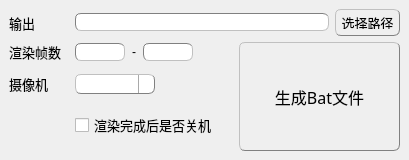
<?xml version="1.0" encoding="UTF-8"?>
<ui version="4.0">
 <class>BeathRender</class>
 <widget class="QMainWindow" name="BeathRender">
  <property name="geometry">
   <rect>
    <x>0</x>
    <y>0</y>
    <width>409</width>
    <height>160</height>
   </rect>
  </property>
  <property name="minimumSize">
   <size>
    <width>409</width>
    <height>160</height>
   </size>
  </property>
  <property name="maximumSize">
   <size>
    <width>409</width>
    <height>160</height>
   </size>
  </property>
  <property name="windowTitle">
   <string>MainWindow</string>
  </property>
  <property name="styleSheet">
   <string notr="true">QMainWindow{
	background-color: qlineargradient(spread:pad, x1:0, y1:0, x2:0, y2:1, 
                                      stop:0 rgba(20, 20, 20, 255), 
                                      stop:0.1 rgba(60, 60, 60, 255), 
                                      stop:0.9 rgba(60, 60, 60, 255), 
                                      stop:1 rgba(40, 40, 40, 255));
	
}

QTabWidget::pane { /* The tab widget frame */
    border-top: 1px solid gray;
	position: absolute;
	top: -0.1em;
}

QTabWidget::tab-bar {
    alignment: center;
}

/* Style the tab using the tab sub-control. Note that
    it reads QTabBar _not_ QTabWidget */
QTabBar::tab {
    background: qlineargradient(spread:pad, x1:0, y1:0, x2:0, y2:1, 
                                stop:0 rgba(140, 140, 140, 255), 
                                stop:0.3 rgba(50, 50, 50, 255), 
                                stop:1 rgba(80, 80, 80, 255));
    border: 1px solid gray;
    border-bottom-color: grey; /* same as the pane color */
    border-top-left-radius: 6px;
    border-top-right-radius: 6px;
	padding: 0px 20px;
}

QTabBar::tab:selected, QTabBar::tab:hover {
    background: qlineargradient(spread:pad, x1:0, y1:0, x2:0, y2:1, 
                                stop:0 rgba(140, 140, 140, 255), 
                                stop:0.3 rgba(60, 60, 60, 255), 
                                stop:1 rgba(100, 100, 100, 255));
}

QTabBar::tab:!selected {
    margin-top: 2px; /* make non-selected tabs look smaller */
}

QSlider::groove:horizontal {
    border: 1px solid #999999;
	border-style: inset;
    height: 10px; /* the groove expands to the size of the slider by default. by giving it a height, it has a fixed size */
    background: qlineargradient(spread:pad, x1:0, y1:0, x2:0, y2:1, 
                                stop:0 rgba(20, 20, 20, 255), 
                                stop:0.3 rgba(40, 40, 40, 255), 
                                stop:1 rgba(50, 50, 50, 255));
    margin: 2px 0;
}

QSlider::handle:horizontal {
    background: qlineargradient(spread:pad, x1:0, y1:0, x2:0, y2:1, 
                                stop:0 rgba(140, 140, 140, 255), 
                                stop:0.3 rgba(80, 80, 80, 255), 
                                stop:1 rgba(100, 100, 100, 255));
    border: 1px solid gray;
	border-style: outset;
    width: 15px;
    margin: -10px 0; /* handle is placed by default on the contents rect of the groove. Expand outside the groove */
    border-radius: 6px;
}

QListWidget {
    border: 1px solid gray;
    border-radius: 6px;
	border-style: inset;
    background: qlineargradient(spread:pad, x1:0, y1:0, x2:0, y2:1, 
                                stop:0 rgba(20, 20, 20, 255), 
                                stop:0.3 rgba(40, 40, 40, 255), 
                                stop:1 rgba(50, 50, 50, 255));
    selection-background-color: black;
}

QLineEdit {
    border: 1px solid gray;
    border-radius: 6px;
	border-style: inset;
    background: qlineargradient(spread:pad, x1:0, y1:0, x2:0, y2:1, 
                                stop:0 rgba(20, 20, 20, 255), 
                                stop:0.3 rgba(40, 40, 40, 255), 
                                stop:1 rgba(50, 50, 50, 255));
    selection-background-color: black;
}

QComboBox{
	border: 1px solid gray;
	border-style: outset;
    border-radius: 6px;
	background-color: qlineargradient(spread:pad, x1:0, y1:0, x2:0, y2:1, 
                                      stop:0 rgba(140, 140, 140, 255), 
                                      stop:0.3 rgba(50, 50, 50, 255), 
                                      stop:1 rgba(80, 80, 80, 255));
}

QComboBox::drop-down {
    subcontrol-origin: padding;
    subcontrol-position: top right;

    border-left-width: 1px;
    border-left-color: darkgray;
    border-left-style: solid; /* just a single line */
    border-top-right-radius: 3px; /* same radius as the QComboBox */
    border-bottom-right-radius: 3px;
}

QComboBox:!editable:on, QComboBox::drop-down:editable:on{
	background: qlineargradient(x1: 0, y1: 0, x2: 0, y2: 1,
                                stop:0 rgba(20, 20, 20, 255), 
                                stop:0.3 rgba(40, 40, 40, 255), 
                                stop:1 rgba(50, 50, 50, 255));
}

QComboBox QAbstractItemView {
    border: 1px solid grap;
    selection-background-color: black;
}

QPushButton{
	background-color: qlineargradient(spread:pad, x1:0, y1:0, x2:0, y2:1, 
                                      stop:0 rgba(140, 140, 140, 255), 
                                      stop:0.3 rgba(50, 50, 50, 255), 
                                      stop:1 rgba(70, 70, 70, 255));
	border-style: outset;
	border-width: 1px;
	border-radius: 6px;
	border-color: gray;
	padding: 6px;
}

QPushButton:hover{
	background-color: qlineargradient(spread:pad, x1:0, y1:0, x2:0, y2:1, 
                                      stop:0 rgba(140, 140, 140, 255), 
                                      stop:0.3 rgba(60, 60, 60, 255), 
                                      stop:1 rgba(100, 100, 100, 255));
}

QPushButton:pressed{
	background-color: qlineargradient(spread:pad, x1:0, y1:0, x2:0, y2:1, 
                                      stop:0 rgba(40, 40, 40, 255), 
                                      stop:0.3 rgba(50, 50, 50, 255), 
                                      stop:1 rgba(70, 70, 70, 255));
	border-style: inset;
}</string>
  </property>
  <widget class="QWidget" name="centralwidget">
   <layout class="QGridLayout" name="gridLayout">
    <item row="0" column="0">
     <layout class="QFormLayout" name="formLayout">
      <property name="fieldGrowthPolicy">
       <enum>QFormLayout::AllNonFixedFieldsGrow</enum>
      </property>
      <property name="labelAlignment">
       <set>Qt::AlignRight|Qt::AlignTrailing|Qt::AlignVCenter</set>
      </property>
      <item row="0" column="0">
       <widget class="QLabel" name="label">
        <property name="minimumSize">
         <size>
          <width>60</width>
          <height>0</height>
         </size>
        </property>
        <property name="maximumSize">
         <size>
          <width>35</width>
          <height>16777215</height>
         </size>
        </property>
        <property name="font">
         <font>
          <family>微软雅黑</family>
          <pointsize>10</pointsize>
          <weight>50</weight>
          <bold>false</bold>
         </font>
        </property>
        <property name="text">
         <string>输出</string>
        </property>
        <property name="alignment">
         <set>Qt::AlignLeading|Qt::AlignLeft|Qt::AlignVCenter</set>
        </property>
       </widget>
      </item>
      <item row="0" column="1">
       <layout class="QHBoxLayout" name="horizontalLayout_6">
        <item>
         <widget class="QLineEdit" name="BeathRenderLabel">
          <property name="minimumSize">
           <size>
            <width>250</width>
            <height>0</height>
           </size>
          </property>
         </widget>
        </item>
        <item>
         <widget class="QPushButton" name="SelectButton">
          <property name="minimumSize">
           <size>
            <width>65</width>
            <height>27</height>
           </size>
          </property>
          <property name="maximumSize">
           <size>
            <width>65</width>
            <height>27</height>
           </size>
          </property>
          <property name="font">
           <font>
            <family>微软雅黑</family>
            <pointsize>10</pointsize>
            <weight>50</weight>
            <bold>false</bold>
           </font>
          </property>
          <property name="text">
           <string>选择路径</string>
          </property>
          <property name="+command" stdset="0">
           <string>barbarian.render.RenderSetting.browse</string>
          </property>
         </widget>
        </item>
       </layout>
      </item>
     </layout>
    </item>
    <item row="1" column="0">
     <layout class="QHBoxLayout" name="horizontalLayout_3">
      <item>
       <layout class="QFormLayout" name="formLayout_2">
        <property name="fieldGrowthPolicy">
         <enum>QFormLayout::AllNonFixedFieldsGrow</enum>
        </property>
        <item row="0" column="0">
         <widget class="QLabel" name="label_2">
          <property name="minimumSize">
           <size>
            <width>60</width>
            <height>0</height>
           </size>
          </property>
          <property name="maximumSize">
           <size>
            <width>60</width>
            <height>16777215</height>
           </size>
          </property>
          <property name="font">
           <font>
            <family>微软雅黑</family>
            <pointsize>10</pointsize>
            <weight>50</weight>
            <bold>false</bold>
           </font>
          </property>
          <property name="text">
           <string>渲染帧数</string>
          </property>
          <property name="alignment">
           <set>Qt::AlignLeading|Qt::AlignLeft|Qt::AlignVCenter</set>
          </property>
         </widget>
        </item>
        <item row="0" column="1">
         <layout class="QHBoxLayout" name="horizontalLayout">
          <property name="spacing">
           <number>4</number>
          </property>
          <property name="sizeConstraint">
           <enum>QLayout::SetDefaultConstraint</enum>
          </property>
          <item>
           <widget class="QLineEdit" name="BeathRenderMin">
            <property name="minimumSize">
             <size>
              <width>30</width>
              <height>0</height>
             </size>
            </property>
            <property name="maximumSize">
             <size>
              <width>50</width>
              <height>16777215</height>
             </size>
            </property>
           </widget>
          </item>
          <item>
           <widget class="QLabel" name="label_5">
            <property name="minimumSize">
             <size>
              <width>10</width>
              <height>0</height>
             </size>
            </property>
            <property name="maximumSize">
             <size>
              <width>10</width>
              <height>16777215</height>
             </size>
            </property>
            <property name="text">
             <string>-</string>
            </property>
            <property name="alignment">
             <set>Qt::AlignCenter</set>
            </property>
           </widget>
          </item>
          <item>
           <widget class="QLineEdit" name="BeathRenderMax">
            <property name="minimumSize">
             <size>
              <width>50</width>
              <height>0</height>
             </size>
            </property>
            <property name="maximumSize">
             <size>
              <width>50</width>
              <height>16777215</height>
             </size>
            </property>
           </widget>
          </item>
          <item>
           <spacer name="horizontalSpacer">
            <property name="orientation">
             <enum>Qt::Horizontal</enum>
            </property>
            <property name="sizeHint" stdset="0">
             <size>
              <width>40</width>
              <height>20</height>
             </size>
            </property>
           </spacer>
          </item>
         </layout>
        </item>
        <item row="1" column="1">
         <layout class="QVBoxLayout" name="verticalLayout_2"/>
        </item>
        <item row="2" column="0">
         <widget class="QLabel" name="label_3">
          <property name="minimumSize">
           <size>
            <width>60</width>
            <height>0</height>
           </size>
          </property>
          <property name="maximumSize">
           <size>
            <width>60</width>
            <height>16777215</height>
           </size>
          </property>
          <property name="font">
           <font>
            <family>微软雅黑</family>
            <pointsize>10</pointsize>
            <weight>50</weight>
            <bold>false</bold>
           </font>
          </property>
          <property name="text">
           <string>摄像机</string>
          </property>
          <property name="alignment">
           <set>Qt::AlignLeading|Qt::AlignLeft|Qt::AlignVCenter</set>
          </property>
         </widget>
        </item>
        <item row="2" column="1">
         <widget class="QComboBox" name="BeathRenderOptionMenu">
          <property name="minimumSize">
           <size>
            <width>80</width>
            <height>20</height>
           </size>
          </property>
          <property name="maximumSize">
           <size>
            <width>80</width>
            <height>20</height>
           </size>
          </property>
         </widget>
        </item>
        <item row="3" column="1">
         <layout class="QVBoxLayout" name="verticalLayout"/>
        </item>
        <item row="4" column="1">
         <layout class="QVBoxLayout" name="verticalLayout_3"/>
        </item>
        <item row="5" column="1">
         <widget class="QCheckBox" name="BeathRenderCheckBox">
          <property name="font">
           <font>
            <family>微软雅黑</family>
            <pointsize>10</pointsize>
           </font>
          </property>
          <property name="text">
           <string>渲染完成后是否关机</string>
          </property>
         </widget>
        </item>
       </layout>
      </item>
      <item>
       <widget class="QPushButton" name="pushButton_3">
        <property name="sizePolicy">
         <sizepolicy hsizetype="Expanding" vsizetype="Expanding">
          <horstretch>0</horstretch>
          <verstretch>0</verstretch>
         </sizepolicy>
        </property>
        <property name="minimumSize">
         <size>
          <width>50</width>
          <height>0</height>
         </size>
        </property>
        <property name="font">
         <font>
          <family>微软雅黑</family>
          <pointsize>12</pointsize>
          <weight>50</weight>
          <bold>false</bold>
         </font>
        </property>
        <property name="text">
         <string>生成Bat文件</string>
        </property>
        <property name="+command" stdset="0">
         <string>barbarian.render.RenderSetting.makeBat</string>
        </property>
       </widget>
      </item>
     </layout>
    </item>
   </layout>
  </widget>
 </widget>
 <resources/>
 <connections/>
</ui>
